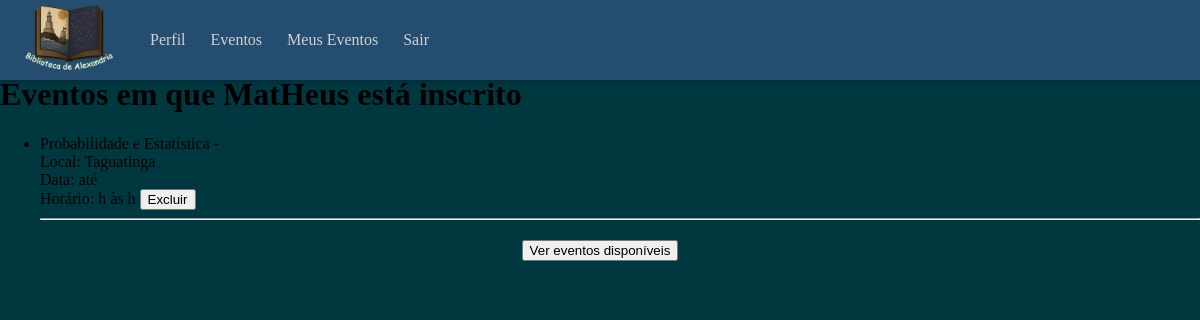
Page /home_inscricao/ (signed in) on the earlier database version.
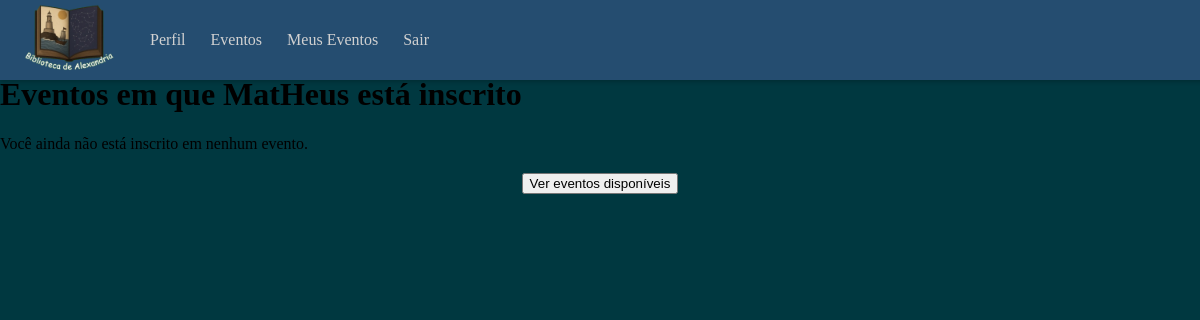
Same page on the later database version.
### login/models.py (models this page shows)
class Evento (models.Model):
    id_evento = models.AutoField(primary_key=True, unique=True)
    nome = models.TextField(max_length=100, null= True)
    tipoEvento = models.TextField(max_length=200)
    dataIni = models.DateField()
    dataFin = models.DateField()
    horasIni = models.TimeField(validators=[MinValueValidator(1)], null=True, blank=True)
    horasFin = models.TimeField(validators=[MinValueValidator(1)], null=True, blank=True)
    horasDura = models.IntegerField(validators=[MinValueValidator(0)], null=True, blank=True)
    local = models.TextField(max_length=200)
    quantPart = models.IntegerField(validators=[MinValueValidator(0)], null=False, blank=False, default=0)
    organizador = models.TextField(max_length=200, null=False, blank=False)
    vagas = models.IntegerField(validators=[MinValueValidator(1)], null=False)
    certificado = models.BooleanField(default=False)
    assinatura = models.CharField(max_length=200, null=True, blank=True)

### login/views.py (the view)
# urls.py: path("home_inscricao/", views.home_inscricao, name = "list_inscricao"),
def home_inscricao(request):
    usuario_id = request.session.get("usuario_id")
    if not usuario_id:
        return redirect("login")
    usuario = get_object_or_404(Usuario, id_usuario=usuario_id)
    inscritos = Inscrito.objects.filter(usuario_id=usuario)
    eventos_inscritos = [i.evento_id for i in inscritos]
    return render(request, "list_inscricoes.html", {
        "usuario": usuario,
        "eventos": eventos_inscritos,
    })

### login/templates/list_inscricoes.html (shortened to what this page needs)
{% extends 'base.html' %}
{% block content %}
    <h1>Eventos em que {{ usuario.nome }} está inscrito</h1>
    {% if eventos %}
        <ul>
        {% for evento in eventos %}
            <li>
                {{ evento.nome }} - {{ evento.tipoevento }} <br>
                Local: {{ evento.local }} <br>
                Data: {{ evento.dataI }} até {{ evento.dataF }} <br>
                Horário: {{ evento.horarioI }}h às {{ evento.horarioF }}h
                <form action="{% url 'emitir_certificados' evento.pk %}" method="POST" style="display:inline;">
                    <button type="submit" class="btn btn-danger">Excluir</button>
                </form>
            </li>
            <hr>
        {% endfor %}
        </ul>
    {% else %}
        <p>Você ainda não está inscrito em nenhum evento.</p>
    {% endif %}
</body>
</html>
<section style="margin-top: 20px; text-align: center;">
  <a href="{% url 'inscricao_evento_disp' %}">
    <button>
      Ver eventos disponíveis
    </button>
  </a>
</section>
{% endblock  %}

Differences in the rows shown:
removed Evento: nome "Probabilidade e Estatística", local "Taguatinga"
Other differences:
text now shown: "Você ainda não está inscrito em nenhum evento."
